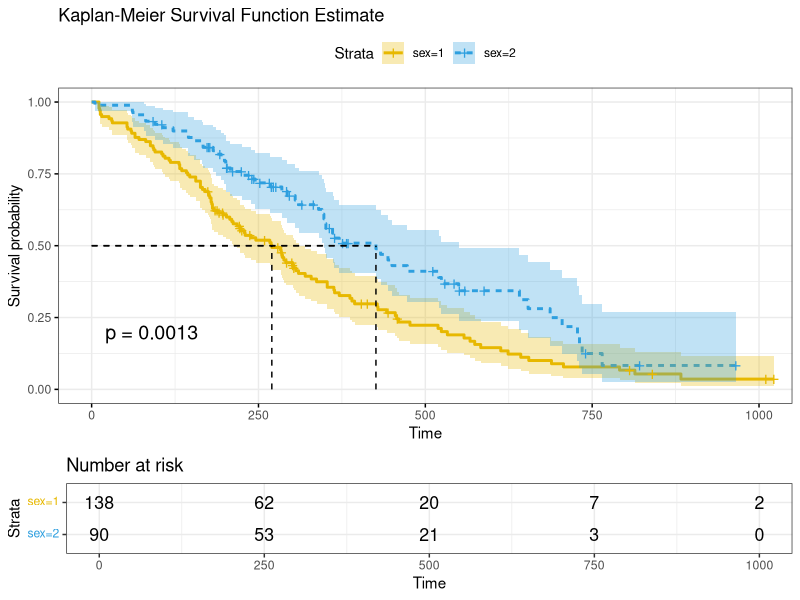
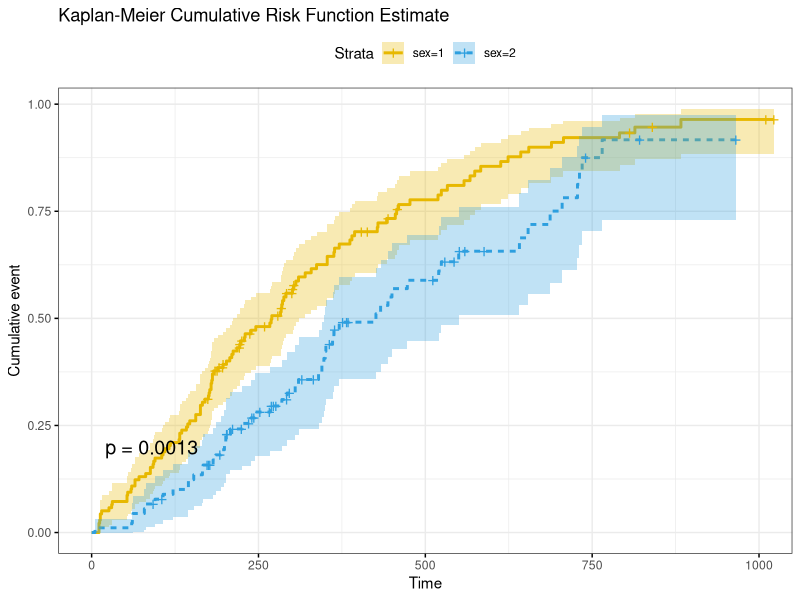
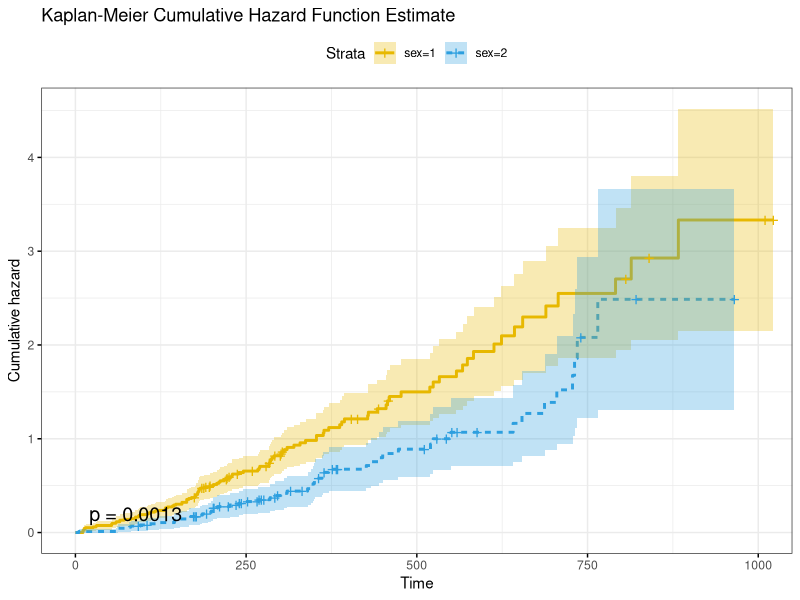
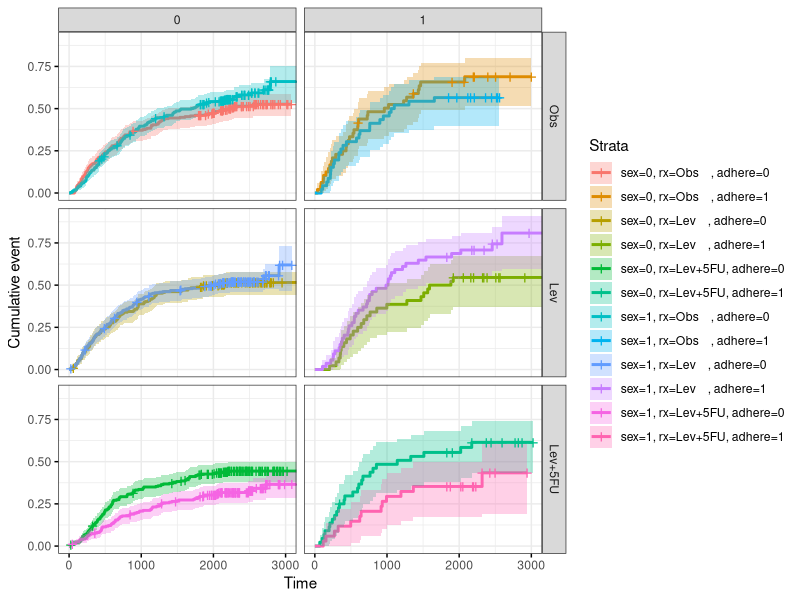
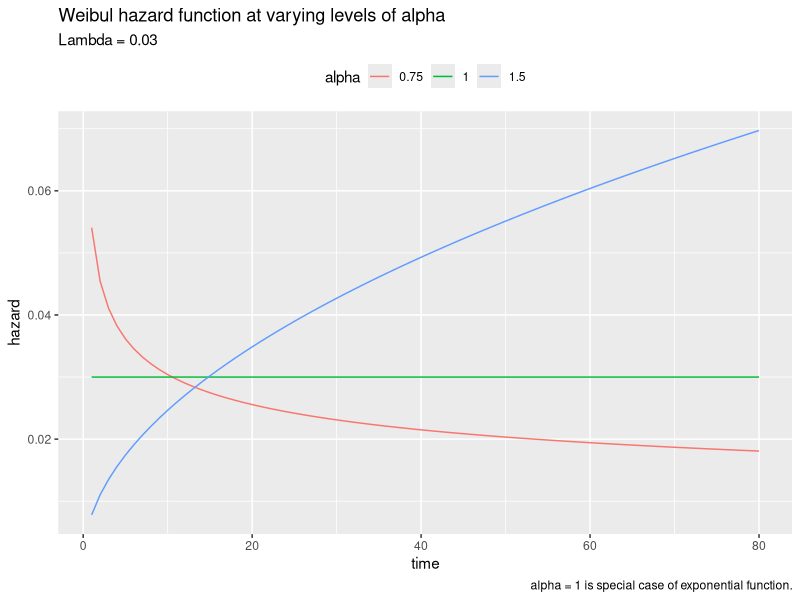

These charts were generated, in order, by the following R code: (Note: this script raises an error after producing the figures.)
## ---- chunk 1
library(tidyverse)
library(survival)
library(survminer)
## ---- chunk 2
data(lung, package = "survival")
head(lung)
## ---- chunk 3
km_fit <- survfit(Surv(time, status) ~ sex, data = lung)
km_fit
## ---- chunk 4
data.frame(
  strata = km_fit$strata,
  time = km_fit$time,
  n.risk = km_fit$n.risk,
  n.event = km_fit$n.event,
  n.censor = km_fit$n.censor,
  surv = km_fit$surv,
  upper = km_fit$upper,
  lower = km_fit$lower
) %>% head()
## ---- chunk 5
ggsurvplot(
  km_fit,
  linetype = "strata", # Change line type by groups
  pval = TRUE,
  conf.int = TRUE,
  risk.table = TRUE,
  surv.median.line = "hv", # median horizontal and vertical ref lines
  ggtheme = theme_bw(),
  palette = c("#E7B800", "#2E9FDF"),
  title = "Kaplan-Meier Survival Function Estimate"
)
## ---- chunk 6
summary(km_fit)$table
## ---- chunk 7
ggsurvplot(
  km_fit,
  fun = "event",
  linetype = "strata", # Change line type by groups
  pval = TRUE,
  conf.int = TRUE,
  ggtheme = theme_bw(),
  palette = c("#E7B800", "#2E9FDF"),
  title = "Kaplan-Meier Cumulative Risk Function Estimate"
)
## ---- chunk 8
ggsurvplot(
  km_fit,
  fun = "cumhaz",
  linetype = "strata", # Change line type by groups
  pval = TRUE,
  conf.int = TRUE,
  ggtheme = theme_bw(),
  palette = c("#E7B800", "#2E9FDF"),
  title = "Kaplan-Meier Cumulative Hazard Function Estimate"
)
## ---- chunk 9
km_fit_colon <- survfit(Surv(time, status) ~ sex + rx + adhere, data = colon)

p <- km_fit_colon %>%
  ggsurvplot(fun = "event", 
             conf.int = TRUE,
             ggtheme = theme_bw()) 
p$plot + theme(legend.position = "right") + facet_grid(rx ~ adhere)
## ---- chunk 10
km_diff <- survdiff(Surv(time, status) ~ sex, data = lung)
km_diff
## ---- chunk 11
data.frame(t = rep(1:80, 3),
           alpha = c(rep(1.5, 80), rep(1, 80), rep(0.75, 80)),
           lambda = rep(0.03, 240)) %>%
  mutate(
    f = dweibull(x = t, shape = alpha, scale = 1 / 0.03),
    S = pweibull(q = t, shape = alpha, scale = 1 / 0.03, lower.tail = FALSE),
    h = f / S  # same as alpha * lambda^alpha * t^(alpha-1)
  ) %>%
  ggplot(aes(x = t, y = h, color = as.factor(alpha))) +
  geom_line() +
  theme(legend.position = "top") +
  labs(y = "hazard", x = "time", color = "alpha",
       title = "Weibul hazard function at varying levels of alpha",
       subtitle = "Lambda = 0.03",
       caption = "alpha = 1 is special case of exponential function.")
## ---- chunk 12
wb <- survreg(Surv(time, cens) ~ 1, data = GBSG2)

# 90% of patients survive beyond time point 385
# Alternatively, 10% of patients die at time 385
predict(wb, type = "quantile", p = 1 - 0.9, newdata = data.frame(1))
# The median survival time is 1694
predict(wb, type = "quantile", p = 1 - 0.5, newdata = data.frame(1))

surv <- seq(.99, .01, by = -.01)
t <- predict(wb, type = "quantile", p = 1 - surv, newdata = data.frame(1))
head(data.frame(time = t, surv = surv))

surv_wb <- data.frame(time = t, surv = surv, 
                      upper = NA, lower = NA, std.err = NA)
ggsurvplot_df(fit = surv_wb, surv.geom = geom_line)
## ---- chunk 13
wbmod <- survreg(Surv(time, cens) ~ horTh + tsize, data = GBSG2)

coef(wbmod)
summary(wbmod)

surv <- seq(.99, .01, by = -.01)
newdata <- expand.grid(
    horTh = levels(GBSG2$horTh),
    tsize = quantile(GBSG2$tsize, probs = c(0.25, 0.50, 0.75))
)
t <- predict(wbmod, type = "quantile", p = 1 - surv, newdata = newdata)

surv_wbmod <- surv_wbmod_wide <- cbind(newdata, t) %>%
    pivot_longer(names_to = "surv_id", values_to = "time", cols = -c(1:2)) %>%
    mutate(tsize = as.numeric(tsize),
           surv_id = as.factor(as.numeric(surv_id))) %>%
    data.frame()
surv_wbmod$surv = surv[as.numeric(surv_wbmod$surv_id)]
surv_wbmod$upper = NA
surv_wbmod$lower = NA
surv_wbmod$std.err = NA
surv_wbmod$strata = NA
surv_wbmod[, c("upper", "lower", "std.err", "strata")] <- NA
ggsurvplot_df(surv_wbmod, surv.geom = geom_line,
  linetype = "horTh", color = "tsize", legend.title = NULL)
## ---- chunk 14
lung_cox <- coxph(Surv(time, status) ~ sex, data = lung)
summary(lung_cox)
## ---- chunk 15
lung_cox_2 <- coxph(Surv(time, status) ~ age + sex + ph.ecog, data = lung)
summary(lung_cox_2)
## ---- chunk 16
ggsurvplot(survfit(lung_cox_2, data = lung), 
           palette = "#2E9FDF", ggtheme = theme_minimal())
## ---- chunk 17
newdata <- expand.grid(
    sex = unique(lung$sex),
    age = quantile(lung$age, probs = c(0.25, 0.50, 0.75)),
    ph.ecog = 1
)
rownames(newdata) <- letters[1:6]

# Create survival curves.  The rownames show up in the model
lung_pred <- survfit(lung_cox_2, newdata = newdata)
ggsurvplot(survfit(lung_cox_2, newdata = newdata), data = lung,
           conf.int = TRUE, 
           ggtheme = theme_minimal())
